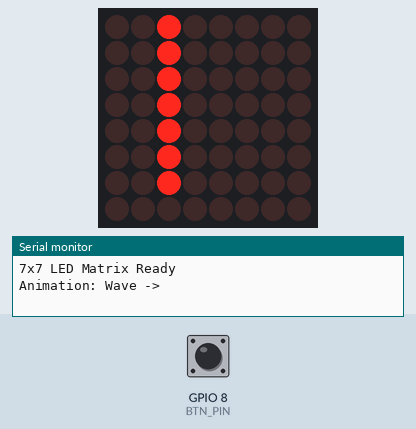
The sketch below on a simulated ESP32-C6. Shown: 8×8 LED matrix, the last lines printed to the serial monitor. Wiring (inferred from the names in the program): HT16K33 LED driver at I2C address 0x70. The inputs (shaded band) are chosen by the test bench; at power-on: GPIO 8 (BTN_PIN) HIGH. Random numbers use the default seed unless the sketch sets one.

Above: at 1.75 s.
1.8 s: GPIO 8 (BTN_PIN) pulled LOW for 1 s
At 1.99 s:
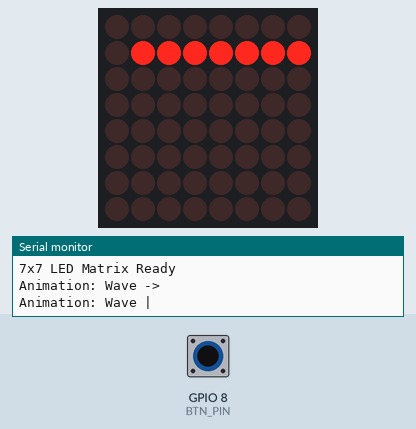
3.4 s: GPIO 8 (BTN_PIN) pulled LOW for 0.15 s
At 3.55 s:
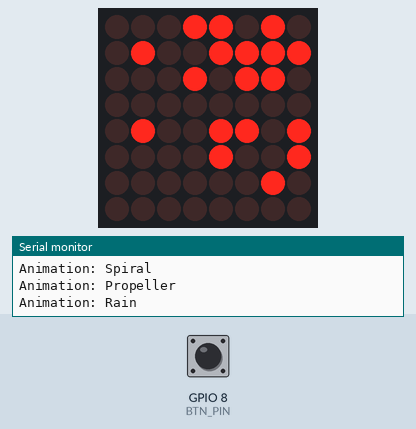
4.1 s: GPIO 8 (BTN_PIN) pulled LOW for 3.2 s
At 7.6 s:
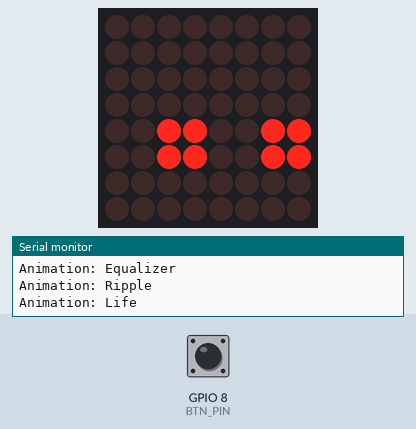
8.8 s: GPIO 8 (BTN_PIN) pulled LOW for 1 s
At 9.2 s:
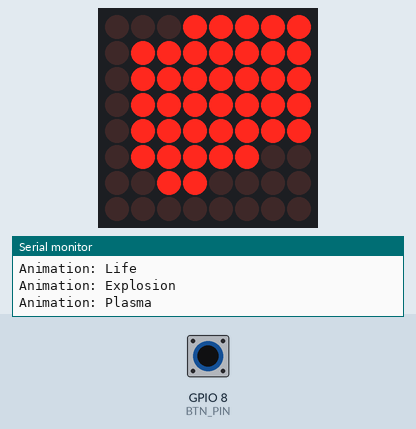
10.4 s: GPIO 8 (BTN_PIN) pulled LOW for 0.15 s
At 11.01 s:
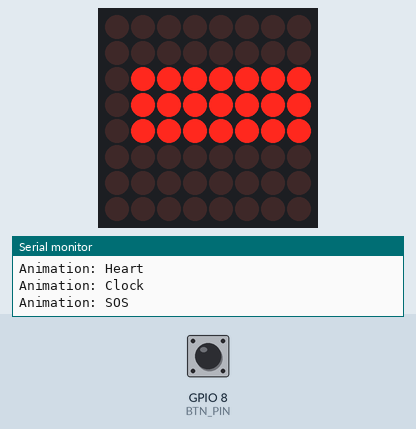
11.1 s: GPIO 8 (BTN_PIN) pulled LOW for 0.15 s
At 14.34 s:
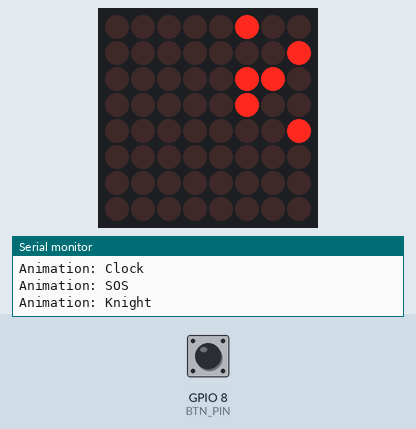

The sketch:

led_matrix_animations.ino
```cpp
// 7x7 LED Matrix - ESP32-C6 SuperMini + HT16K33
// Each button press cycles to the next animation
// SDA = GP6, SCL = GP7, Button = GP8 (pull-up, active LOW)
//
// Pin mapping (verified from schematic):
//   COM0..COM6  →  Vcc1..Vcc7  →  LED ROWS    (anode)
//   ROW0..ROW6  →  Gnd1..Gnd7  →  LED COLUMNS (cathode)
//   ROW0/A2, ROW1/A1, ROW2/A0 serve dual purpose: address pull-down (10k→GND) and column drive
//
// HT16K33 register logic:
//   display[row]  =  bitmask of the 7 columns in that row
//   bit[col]      =  state of the LED in that column
//   → setPixel(row, col): display[row] |= (1 << col)

#include <Wire.h>

// ── Pin definitions ───────────────────────────────────────
#define SDA_PIN   6
#define SCL_PIN   7
#define BTN_PIN   8

// ── HT16K33 I2C address ────────────────────────────────────
#define HT16K33_ADDR 0x70

// ── Matrix dimensions ──────────────────────────────────────
#define ROWS 7
#define COLS 7

// ── Animation list ─────────────────────────────────────────
// HT16K33: COM0-COM6 = rows, ROW0-ROW6 = columns
// Bits in display[row] indicate which columns are lit
// display[row] bit0 = ROW0, bit1 = ROW1, ... bit6 = ROW6

uint16_t display[8] = {0}; // HT16K33 has 16 half-word registers; we use 7 (one per row)

// ── Button debounce ────────────────────────────────────────
unsigned long lastBtnPress = 0;
#define DEBOUNCE_MS 250

// ── Animation count & index ────────────────────────────────
#define ANIM_COUNT 27
int currentAnim = 0;
unsigned long lastStep = 0;
int animStep = 0;

// Animation names (for serial monitor)
const char* animNames[ANIM_COUNT] = {
  "Wave ->", "Wave |", "Snake", "Spiral",
  "Propeller", "Rain", "Checker", "Pulse",
  "Random", "Corners", "Cross", "Fire",
  "Digital Rain", "Radar", "Border", "Diamond",
  "Equalizer", "Ripple", "Life", "Explosion",
  "Plasma", "Heart", "Clock", "SOS",
  "Knight", "Diagonal", "Fill"
};

// ── Helper: clear matrix buffer ────────────────────────────
void clearBuf() {
  for (int i = 0; i < 8; i++) display[i] = 0; // 8 registers (COM0..COM6 used)
}

// ── Helper: set a single pixel ─────────────────────────────
// HT16K33: COM = row, ROW = column
// COM0..COM6 → maps to display[0..6] registers
// ROW0..ROW6 → bits 0..6
void setPixel(int row, int col, bool on) {
  if (row < 0 || row >= ROWS || col < 0 || col >= COLS) return;
  if (on) display[row] |=  (1 << col);
  else    display[row] &= ~(1 << col);
}

bool getPixel(int row, int col) {
  if (row < 0 || row >= ROWS || col < 0 || col >= COLS) return false;
  return (display[row] >> col) & 1;
}

void fillAll(bool on) {
  uint16_t val = on ? 0x7F : 0x00; // 7 bit
  for (int r = 0; r < ROWS; r++) display[r] = val;
}

// ── HT16K33 driver functions ───────────────────────────────
void ht16k33_cmd(uint8_t cmd) {
  Wire.beginTransmission(HT16K33_ADDR);
  Wire.write(cmd);
  Wire.endTransmission();
}

void ht16k33_init() {
  ht16k33_cmd(0x21);        // Turn on oscillator
  ht16k33_cmd(0x81);        // Display ON, blink OFF
  ht16k33_cmd(0xEF);        // Maximum brightness (0xE0 | 0x0F)
}

void ht16k33_write() {
  Wire.beginTransmission(HT16K33_ADDR);
  Wire.write(0x00); // Starting register address
  for (int i = 0; i < 8; i++) {
    Wire.write(display[i] & 0xFF);         // Column bitmask for COM[i] row
    Wire.write((display[i] >> 8) & 0xFF);  // High byte (upper 9 bits unused in HT16K33)
  }
  Wire.endTransmission();
}

// ══════════════════════════════════════════════════════════════
// ANIMATION STATE VARIABLES
// ══════════════════════════════════════════════════════════════

// Fire animation buffer
bool fireGrid[ROWS][COLS] = {};

// Rain animation buffer
uint8_t rainDrops[COLS] = {};

// Digital Rain drop positions
int matrixDrops[COLS];

// Conway's Life next-generation buffer
bool lifeNext[ROWS][COLS] = {};

// Life initialization flag
bool lifeInited = false;

// Radar sweep angle
float radarAngle = 0.0f;

// Plasma time counter
float plasmaT = 0.0f;

// Ripple
float rippleRadius = 0.0f;
int rippleOriginR = 3, rippleOriginC = 3;

// Knight trail positions
int knightR = 3, knightC = 3;
int knightTrailR[8], knightTrailC[8];
int knightTrailLen = 0;

// Propeller rotation angle
float propAngle = 0.0f;

// Equalizer bar heights and targets
int eqHeight[COLS];
int eqTarget[COLS];

// Clock tick counter
int clockTick = 0;

// SOS morse code index
const uint8_t sosUnits[] = {1,0,1,0,1,0, 0,0, 1,1,1,0,1,1,1,0,1,1,1,0, 0,0, 1,0,1,0,1};
#define SOS_LEN 27
int sosIndex = 0;

// Spiral traversal path
int spiralPath[ROWS * COLS][2];
int spiralLen = 0;
bool spiralBuilt = false;

// Border traversal path
int borderPath[4 * ROWS][2];
int borderLen = 0;
bool borderBuilt = false;

// Heartbeat phase counter
int heartBeat = 0;

// ── Build spiral traversal path ───────────────────────────
void buildSpiral() {
  int top = 0, bottom = ROWS-1, left = 0, right = COLS-1;
  spiralLen = 0;
  while (top <= bottom && left <= right) {
    for (int c = left; c <= right; c++) { spiralPath[spiralLen][0] = top;    spiralPath[spiralLen][1] = c; spiralLen++; }
    top++;
    for (int r = top; r <= bottom; r++) { spiralPath[spiralLen][0] = r;      spiralPath[spiralLen][1] = right; spiralLen++; }
    right--;
    if (top <= bottom) { for (int c = right; c >= left; c--) { spiralPath[spiralLen][0] = bottom; spiralPath[spiralLen][1] = c; spiralLen++; } bottom--; }
    if (left <= right) { for (int r = bottom; r >= top;  r--) { spiralPath[spiralLen][0] = r;      spiralPath[spiralLen][1] = left;  spiralLen++; } left++; }
  }
  spiralBuilt = true;
}

// ── Build border traversal path ───────────────────────────
void buildBorder() {
  int last = ROWS - 1;
  borderLen = 0;
  for (int c = 0; c < COLS; c++) { borderPath[borderLen][0] = 0;    borderPath[borderLen][1] = c; borderLen++; }
  for (int r = 1; r <= last; r++) { borderPath[borderLen][0] = r;    borderPath[borderLen][1] = last; borderLen++; }
  for (int c = last-1; c >= 0; c--) { borderPath[borderLen][0] = last; borderPath[borderLen][1] = c; borderLen++; }
  for (int r = last-1; r > 0; r--) { borderPath[borderLen][0] = r;    borderPath[borderLen][1] = 0; borderLen++; }
  borderBuilt = true;
}

// ── Initialize Conway's Life with random cells ────────────
void lifeInit() {
  clearBuf();
  for (int r = 0; r < ROWS; r++)
    for (int c = 0; c < COLS; c++)
      setPixel(r, c, random(100) < 32);
  lifeInited = true;
}

// ── Draw propeller blades ──────────────────────────────────
void drawPropeller(float angle) {
  clearBuf();
  float cx = 3.0f, cy = 3.0f;
  int blades = 3;
  for (int b = 0; b < blades; b++) {
    float ba = angle + b * (2.0f * PI / blades);
    float perp = ba + PI / 2.0f;
    for (int i = 0; i <= 12; i++) {
      float dist = (i / 12.0f) * 3.5f;
      for (int w = -1; w <= 1; w++) {
        float wr = w * 0.5f;
        float row = cy + dist * sinf(ba) + wr * sinf(perp);
        float col = cx + dist * cosf(ba) + wr * cosf(perp);
        setPixel((int)roundf(row), (int)roundf(col), true);
      }
    }
  }
  setPixel(3, 3, true);
}

// ── Draw heart shape ───────────────────────────────────────
void drawHeart(float scale, float offR, float offC) {
  clearBuf();
  for (int r = 0; r < ROWS; r++) {
    for (int c = 0; c < COLS; c++) {
      float x = (c - offC) / scale;
      float y = -(r - offR) / scale;
      float v = powf(x*x + y*y - 1.0f, 3.0f) - x*x * y*y*y;
      if (v <= 0.05f) setPixel(r, c, true);
    }
  }
}

// ── Draw clock hand ────────────────────────────────────────
void drawHand(float cr, float cc, float angle, float len) {
  for (float d = 0; d <= len; d += 0.5f) {
    int r = (int)roundf(cr + d * sinf(angle));
    int c = (int)roundf(cc + d * cosf(angle));
    setPixel(r, c, true);
  }
}

// ══════════════════════════════════════════════════════════════
// ANIMATION STEP FUNCTION (advances one frame per call)
// ══════════════════════════════════════════════════════════════

// Returns the interval in ms before the next frame should run
int runAnimation() {
  switch (currentAnim) {

    // 0 - Wave →
    case 0: {
      int col = animStep % COLS;
      clearBuf();
      for (int r = 0; r < ROWS; r++) setPixel(r, col, true);
      return 80;
    }

    // 1 - Wave ↓
    case 1: {
      int row = animStep % ROWS;
      clearBuf();
      for (int c = 0; c < COLS; c++) setPixel(row, c, true);
      return 80;
    }

    // 2 - Snake (trail=6)
    case 2: {
      // Build snake-order traversal path
      static int snakePath[ROWS*COLS][2];
      static bool snakeBuilt = false;
      if (!snakeBuilt) {
        int idx = 0;
        for (int r = 0; r < ROWS; r++) {
          if (r % 2 == 0) { for (int c = 0; c < COLS; c++) { snakePath[idx][0]=r; snakePath[idx][1]=c; idx++; } }
          else             { for (int c = COLS-1; c >= 0; c--) { snakePath[idx][0]=r; snakePath[idx][1]=c; idx++; } }
        }
        snakeBuilt = true;
      }
      int total = ROWS * COLS;
      int head = animStep % total;
      int trail = 6;
      clearBuf();
      for (int t = 0; t < trail; t++) {
        int p = (head - t + total) % total;
        setPixel(snakePath[p][0], snakePath[p][1], true);
      }
      return 60;
    }

    // 3 - Spiral
    case 3: {
      if (!spiralBuilt) buildSpiral();
      int total = spiralLen;
      int head = animStep % (total + 8);
      clearBuf();
      for (int t = 0; t <= head && t < total; t++) {
        setPixel(spiralPath[t][0], spiralPath[t][1], true);
      }
      if (head >= total + 7) animStep = -1; // wrap back to start
      return 60;
    }

    // 4 - Propeller
    case 4: {
      drawPropeller(propAngle);
      propAngle += PI / 10.0f;
      if (propAngle >= 2 * PI) propAngle -= 2 * PI;
      return 45;
    }

    // 5 - Rain
    case 5: {
      // Shift columns downward
      for (int c = 0; c < COLS; c++) {
        for (int r = ROWS-1; r > 0; r--) {
          bool above = getPixel(r-1, c);
          setPixel(r, c, above);
        }
        setPixel(0, c, random(100) < 35);
      }
      return 120;
    }

    // 6 - Checker
    case 6: {
      int phase = animStep % 2;
      clearBuf();
      for (int r = 0; r < ROWS; r++)
        for (int c = 0; c < COLS; c++)
          if ((r + c + phase) % 2 == 0) setPixel(r, c, true);
      return 240;
    }

    // 7 - Pulse
    case 7: {
      float radius = (animStep % 14) * 0.5f;
      float cx = 3.0f, cy = 3.0f;
      clearBuf();
      for (int r = 0; r < ROWS; r++)
        for (int c = 0; c < COLS; c++) {
          float d = sqrtf((r-cx)*(r-cx) + (c-cy)*(c-cy));
          if (fabsf(d - radius) < 0.6f) setPixel(r, c, true);
        }
      return 70;
    }

    // 8 - Random
    case 8: {
      int r = random(ROWS);
      int c = random(COLS);
      setPixel(r, c, !getPixel(r, c));
      return 80;
    }

    // 9 - Corners
    case 9: {
      int last = ROWS - 1;
      int corners[4][2] = {{0,0},{0,last},{last,0},{last,last}};
      clearBuf();
      for (int i = 0; i < 4; i++) setPixel(corners[i][0], corners[i][1], true);
      int active = animStep % 4;
      int ar = corners[active][0], ac = corners[active][1];
      for (int dr = -1; dr <= 1; dr++)
        for (int dc = -1; dc <= 1; dc++)
          setPixel(ar+dr, ac+dc, true);
      return 320;
    }

    // 10 - Cross
    case 10: {
      int mid = ROWS / 2;
      clearBuf();
      if (animStep % 2 == 0) {
        for (int c = 0; c < COLS; c++) setPixel(mid, c, true);
      } else {
        for (int r = 0; r < ROWS; r++) setPixel(r, mid, true);
      }
      return 240;
    }

    // 11 - Fire
    case 11: {
      // First frame: seed the bottom row randomly
      if (animStep == 0) {
        for (int c = 0; c < COLS; c++)
          fireGrid[ROWS-1][c] = random(100) < 75;
      }
      // Compute next fire grid
      bool nextGrid[ROWS][COLS] = {};
      for (int r = 0; r < ROWS; r++) {
        for (int c = 0; c < COLS; c++) {
          if (r == ROWS-1) {
            nextGrid[r][c] = random(100) < 65;
          } else {
            bool b  = fireGrid[r+1][c];
            bool bl = (c > 0)      && fireGrid[r+1][c-1];
            bool br = (c < COLS-1) && fireGrid[r+1][c+1];
            nextGrid[r][c] = (b || bl || br) && (random(100) < 78);
          }
        }
      }
      clearBuf();
      for (int r = 0; r < ROWS; r++)
        for (int c = 0; c < COLS; c++) {
          fireGrid[r][c] = nextGrid[r][c];
          if (nextGrid[r][c]) setPixel(r, c, true);
        }
      return 60;
    }

    // 12 - Digital Rain
    case 12: {
      if (animStep == 0) {
        for (int c = 0; c < COLS; c++)
          matrixDrops[c] = random(-ROWS, 0);
      }
      clearBuf();
      for (int c = 0; c < COLS; c++) {
        for (int t = 0; t < 5; t++) {
          int r = matrixDrops[c] - t;
          if (r >= 0 && r < ROWS) setPixel(r, c, true);
        }
        matrixDrops[c]++;
        if (matrixDrops[c] > ROWS + 5) matrixDrops[c] = random(-4, 0);
      }
      return 52;
    }

    // 13 - Radar
    case 13: {
      float cx = 3.0f, cy = 3.0f;
      clearBuf();
      setPixel(3, 3, true);
      for (float d = 1.0f; d < 6.0f; d += 0.5f) {
        for (int t = 0; t < 6; t++) {
          float a = radarAngle - t * 0.12f;
          int r = (int)roundf(cx + d * sinf(a));
          int c = (int)roundf(cy + d * cosf(a));
          setPixel(r, c, true);
        }
      }
      radarAngle += 0.18f;
      if (radarAngle >= 2 * PI) radarAngle -= 2 * PI;
      return 52;
    }

    // 14 - Border
    case 14: {
      if (!borderBuilt) buildBorder();
      int trail = 5;
      clearBuf();
      int head = animStep % borderLen;
      for (int t = 0; t < trail; t++) {
        int p = (head - t + borderLen) % borderLen;
        setPixel(borderPath[p][0], borderPath[p][1], true);
      }
      return 56;
    }

    // 15 - Diamond
    case 15: {
      float mid = 3.0f;
      float size = (animStep % 20) * 0.5f;
      clearBuf();
      for (int r = 0; r < ROWS; r++)
        for (int c = 0; c < COLS; c++)
          if (fabsf((float)(r) - mid) + fabsf((float)(c) - mid) <= size + 0.35f &&
              fabsf((float)(r) - mid) + fabsf((float)(c) - mid) >= size - 0.35f)
            setPixel(r, c, true);
      return 64;
    }

    // 16 - Equalizer
    case 16: {
      if (animStep == 0) {
        for (int c = 0; c < COLS; c++) { eqHeight[c] = 3; eqTarget[c] = 3; }
      }
      for (int c = 0; c < COLS; c++) {
        if (random(100) < 18) eqTarget[c] = random(0, ROWS);
        if (eqHeight[c] < eqTarget[c]) eqHeight[c]++;
        else if (eqHeight[c] > eqTarget[c]) eqHeight[c]--;
      }
      clearBuf();
      for (int c = 0; c < COLS; c++)
        for (int r = ROWS - eqHeight[c]; r < ROWS; r++)
          setPixel(r, c, true);
      return 44;
    }

    // 17 - Ripple
    case 17: {
      clearBuf();
      for (int r = 0; r < ROWS; r++)
        for (int c = 0; c < COLS; c++) {
          float d = sqrtf((float)(r-rippleOriginR)*(r-rippleOriginR) + (float)(c-rippleOriginC)*(c-rippleOriginC));
          if (fabsf(d - rippleRadius) < 0.55f) setPixel(r, c, true);
        }
      rippleRadius += 0.55f;
      if (rippleRadius > 9.0f) {
        rippleRadius = 0;
        rippleOriginR = random(ROWS);
        rippleOriginC = random(COLS);
      }
      return 56;
    }

    // 18 - Life (Conway)
    case 18: {
      if (!lifeInited || animStep == 0) lifeInit();
      for (int r = 0; r < ROWS; r++) {
        for (int c = 0; c < COLS; c++) {
          int n = 0;
          for (int dr = -1; dr <= 1; dr++)
            for (int dc = -1; dc <= 1; dc++) {
              if (!dr && !dc) continue;
              n += getPixel(r+dr, c+dc) ? 1 : 0;
            }
          bool alive = getPixel(r, c);
          lifeNext[r][c] = (n == 3) || (alive && (n == 2 || n == 3));
        }
      }
      clearBuf();
      bool anyAlive = false;
      for (int r = 0; r < ROWS; r++)
        for (int c = 0; c < COLS; c++) {
          if (lifeNext[r][c]) { setPixel(r, c, true); anyAlive = true; }
        }
      if (!anyAlive) lifeInited = false; // reset if population dies out
      return 144;
    }

    // 19 - Explosion
    case 19: {
      float cx = 3.0f, cy = 3.0f;
      float radius = (animStep % 14) * 0.65f;
      clearBuf();
      for (int r = 0; r < ROWS; r++)
        for (int c = 0; c < COLS; c++) {
          float d = sqrtf((r-cx)*(r-cx) + (c-cy)*(c-cy));
          if (d >= radius - 0.7f && d <= radius + 0.4f) setPixel(r, c, true);
        }
      return 40;
    }

    // 20 - Plasma
    case 20: {
      clearBuf();
      for (int r = 0; r < ROWS; r++)
        for (int c = 0; c < COLS; c++) {
          float v = sinf(r * 0.55f + plasmaT)
                  + sinf(c * 0.45f + plasmaT * 1.3f)
                  + sinf((r + c) * 0.35f + plasmaT * 0.7f);
          if (v > 0.85f) setPixel(r, c, true);
        }
      plasmaT += 0.28f;
      return 36;
    }

    // 21 - Heart
    case 21: {
      float cx = 3.0f, cy = 3.0f;
      float scale;
      int phase = heartBeat % 14;
      if (phase < 2)       scale = 1.85f;
      else if (phase == 2) scale = 2.45f;
      else if (phase == 3) scale = 2.15f;
      else                 scale = 2.1f;
      drawHeart(scale, cx, cy);
      heartBeat++;
      return 56;
    }

    // 22 - Clock
    case 22: {
      float cx = 3.0f, cy = 3.0f;
      clearBuf();
      setPixel(3, 3, true);
      float secA = (clockTick / 8.0f) * 2 * PI - PI / 2;
      float minA = (clockTick / 48.0f) * 2 * PI - PI / 2;
      drawHand(cx, cy, secA, 3.0f * 0.42f);
      drawHand(cx, cy, minA, 3.0f * 0.30f);
      // Hour markers
      for (int i = 0; i < 12; i++) {
        float a = (i / 12.0f) * 2 * PI - PI / 2;
        setPixel((int)roundf(cx + 2.65f * sinf(a)),
                 (int)roundf(cy + 2.65f * cosf(a)), true);
      }
      clockTick++;
      return 120;
    }

    // 23 - SOS
    case 23: {
      clearBuf();
      if (sosUnits[sosIndex % SOS_LEN]) {
        for (int r = 2; r <= 4; r++)
          for (int c = 0; c < COLS; c++)
            setPixel(r, c, true);
      }
      sosIndex++;
      return 28;
    }

    // 24 - Knight
    case 24: {
      int moves[8][2] = {{-2,-1},{-2,1},{-1,-2},{-1,2},{1,-2},{1,2},{2,-1},{2,1}};
      if (animStep == 0) {
        knightR = 3; knightC = 3; knightTrailLen = 1;
        knightTrailR[0] = 3; knightTrailC[0] = 3;
      }
      // Find valid knight moves
      int opts[8][2]; int optCount = 0;
      for (int m = 0; m < 8; m++) {
        int nr = knightR + moves[m][0];
        int nc = knightC + moves[m][1];
        if (nr >= 0 && nr < ROWS && nc >= 0 && nc < COLS) {
          opts[optCount][0] = nr; opts[optCount][1] = nc; optCount++;
        }
      }
      if (optCount > 0) {
        int pick = random(optCount);
        knightR = opts[pick][0]; knightC = opts[pick][1];
        int maxTrail = 6;
        if (knightTrailLen < maxTrail) {
          knightTrailR[knightTrailLen] = knightR;
          knightTrailC[knightTrailLen] = knightC;
          knightTrailLen++;
        } else {
          for (int i = 0; i < maxTrail-1; i++) { knightTrailR[i] = knightTrailR[i+1]; knightTrailC[i] = knightTrailC[i+1]; }
          knightTrailR[maxTrail-1] = knightR;
          knightTrailC[maxTrail-1] = knightC;
        }
      }
      clearBuf();
      for (int i = 0; i < knightTrailLen; i++) setPixel(knightTrailR[i], knightTrailC[i], true);
      return 68;
    }

    // 25 - Diagonal
    case 25: {
      int offset = animStep % COLS;
      clearBuf();
      for (int r = 0; r < ROWS; r++)
        for (int c = 0; c < COLS; c++)
          if ((r + c) % COLS == offset) setPixel(r, c, true);
      return 72;
    }

    // 26 - Fill
    case 26: {
      int total = ROWS * COLS;
      int step = animStep % (total + 8);
      clearBuf();
      for (int i = 0; i <= step && i < total; i++) {
        setPixel(i / COLS, i % COLS, true);
      }
      return 32;
    }

    default: return 100;
  }
}

// ══════════════════════════════════════════════════════════════
// SETUP & LOOP
// ══════════════════════════════════════════════════════════════

void resetAnimState() {
  animStep = 0;
  propAngle = 0;
  radarAngle = 0;
  plasmaT = 0;
  rippleRadius = 0;
  rippleOriginR = 3; rippleOriginC = 3;
  knightR = 3; knightC = 3; knightTrailLen = 0;
  heartBeat = 0;
  clockTick = 0;
  sosIndex = 0;
  lifeInited = false;
  spiralBuilt = false;
  // border path is built once in setup, no need to rebuild
  clearBuf();
  ht16k33_write();
  Serial.print("Animation: ");
  Serial.println(animNames[currentAnim]);
}

void setup() {
  Serial.begin(115200);
  delay(500);

  // Init I2C with custom pins
  Wire.begin(SDA_PIN, SCL_PIN);
  Wire.setClock(400000); // 400 kHz Fast Mode

  // Button input
  pinMode(BTN_PIN, INPUT_PULLUP);

  // Init HT16K33 driver
  ht16k33_init();
  clearBuf();
  ht16k33_write();

  // Pre-build border traversal path
  buildBorder();

  Serial.println("7x7 LED Matrix Ready");
  Serial.print("Animation: ");
  Serial.println(animNames[currentAnim]);
}

void loop() {
  // ── Button check ───────────────────────────────────────────
  if (digitalRead(BTN_PIN) == LOW) {
    unsigned long now = millis();
    if (now - lastBtnPress > DEBOUNCE_MS) {
      lastBtnPress = now;
      currentAnim = (currentAnim + 1) % ANIM_COUNT;
      resetAnimState();
      delay(50); // Short delay for extra debounce safety
    }
  }

  // ── Animation step ─────────────────────────────────────────
  unsigned long now = millis();
  int interval = runAnimation();

  if (now - lastStep >= (unsigned long)interval) {
    lastStep = now;
    ht16k33_write();
    animStep++;
  }
}
```

Measured:
- after the input at 8.8 s, the display: first changes at once (image 4 shows a later state)
